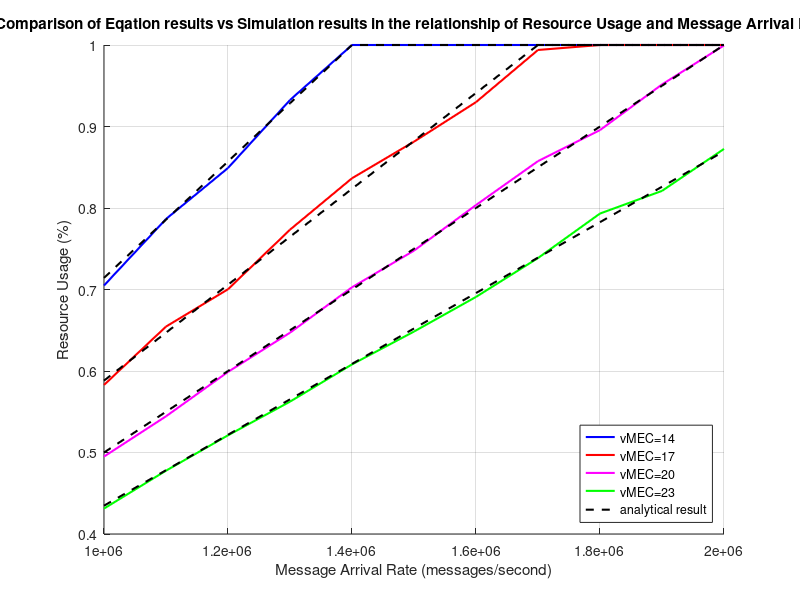

Here is the MATLAB script that generated this plot:
% Define the model parameters
s = [14, 17, 20, 23]; % number of servers
mu = 1 / 0.00001; % service rate (messages per second)
K = 600; % buffer size

% Define the range of message arrival rates
lambda = 1000000:100000:2000000; % message arrival rates (messages per second)

% Calculate the utilization factor (rho, epsilon) for each s and lambda value

% Calculate the blocking probability (p_C^y) and resource usage (R_M) for each s and lambda value
p_0 = zeros(length(s), length(lambda));
p_C = zeros(length(s), length(lambda));
R_M = zeros(length(s), length(lambda));

for i = 1:length(s)
    for j = 1:length(lambda)
        y=0;
        rho(i,j) = lambda(j)/mu;
        epsilon(i,j) = lambda(j)/(s(i)*mu);    
        if (epsilon(i,j) ~= 1)
            p_0(i,j) = (rho(i,j)^s(i)/factorial(s(i))*(1-epsilon(i,j)^(K-s(i)+1))/(1-epsilon(i,j))+sum(rho(i,j).^([0:s(i)-1])./factorial([0:s(i)-1])))^-1;
        else
            p_0(i,j) = (rho(i,j)^s(i)/factorial(s(i))*(K-s(i)+1)+sum(rho(i,j).^([0:s(i)-1])./factorial([0:s(i)-1])))^-1;
        end
        if(y>=0 && y<s(i)) 
            p_C(i,j) = p_0(i,j)*rho(i,j)^y/factorial(y);
        elseif (y<=K)
            p_C(i,j) = p_0(i,j)*rho(i,j)^(y)/factorial(s(i))/s(i)^(y-s(i));
        end
        R_M(i,j) = epsilon(i,j)*(1-p_C(i,j));
        if(R_M(i,j)<=1) R_M1(i,j) = R_M(i,j);
        else R_M1(i,j) = 1;
        end
        
    end
end

% Set the JMT simulation result points.
R_M2 = [0.7049,	0.7865,	0.8491,	0.9325,	1.0000,	1.0000,	1.0000,	1.0000,	1.0000,	1.0000,	1.0000;
        0.5829,	0.6545,	0.7003,	0.7734,	0.8365,	0.8814,	0.9299,	0.9939,	1.0000,	1.0000,	1.0000;
        0.4950,	0.5444,	0.5989,	0.6470,	0.7027,	0.7477,	0.8036,	0.8575,	0.8956,	0.9516,	0.9995;
        0.4312,	0.4777,	0.5211,	0.5624,	0.6081,	0.6484,	0.6909,	0.7386,	0.7932,	0.8210,	0.8725];

% Plot the resource usage (R_M^y) as a function of message arrival rate for each s value
figure;
hold on;
plot(lambda, R_M2(1,:), 'b-', 'LineWidth',1.5,'MarkerSize',6);
plot(lambda, R_M2(2,:), 'r-', 'LineWidth',1.5,'MarkerSize',6);
plot(lambda, R_M2(3,:), 'm-', 'LineWidth',1.5,'MarkerSize',6);
plot(lambda, R_M2(4,:), 'g-', 'LineWidth',1.5,'MarkerSize',6);
xlabel('Message Arrival Rate (messages/second)');
ylabel('Resource Usage (%)');
title('Comparison of Eqation results vs Simulation results in the relationship of Resource Usage and Message Arrival Rate')
plot(lambda, R_M1(1,:), 'k--', 'LineWidth',1.5,'MarkerSize',6);
plot(lambda, R_M1(2,:), 'k--', 'LineWidth',1.5,'MarkerSize',6);
plot(lambda, R_M1(3,:), 'k--', 'LineWidth',1.5,'MarkerSize',6);
plot(lambda, R_M1(4,:), 'k--', 'LineWidth',1.5,'MarkerSize',6);
legend('vMEC=14', 'vMEC=17', 'vMEC=20', 'vMEC=23','analytical result','Location','southeast');
grid on